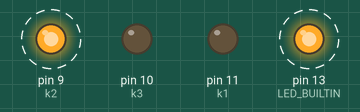
Recording of a sketch running on a simulated Arduino Uno, built with avr-gcc and run on an emulated ATmega328P. On the bench: output pins drawn as LEDs (lit = HIGH). Dashed ring = blinking.

Above: at 0.5 s.
Timing chart, 0 to 4.6 s (numbered marks = the images above):
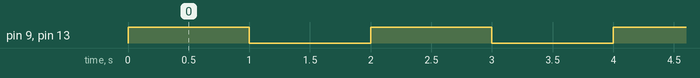

The sketch:

DF_tester_1.ino
```cpp
// Roy Gross
// 2 - 2 - 2020
// first tester program of ant switch eval board
// switches between RF1 and RF3 every second
// with RF3 on the same time as the onboard LED

//set k pins to numeric value
const int k2 = 9;
const int k3 = 10;
const int k1 = 11;

//defining new funcions for each "k"
void k2_h() {
  digitalWrite(k2, HIGH);
}
void k2_l() {
  digitalWrite(k2, LOW);
}

void k3_h(){
  digitalWrite(k3, HIGH);
}
void k3_l(){
  digitalWrite(k3, LOW);
}

void k1_h(){
  digitalWrite(k1, HIGH);
}
void k1_l(){
  digitalWrite(k1, LOW);
}

int setLiveRF (int RFNum){

}

void setup() {
  // setup (run once)


  //set pinmode for k pins to output
  pinMode(k2, OUTPUT);
  pinMode(k3, OUTPUT);
  pinMode(k1, OUTPUT);

  pinMode(LED_BUILTIN, OUTPUT);

k3_l();
k2_l();
k1_l();

}

// the loop function runs over and over again forever
void loop() {


  digitalWrite(LED_BUILTIN, HIGH);   // turn the LED on (HIGH is the voltage level)
k2_h();
  delay(1000);                       // wait for a second
  digitalWrite(LED_BUILTIN, LOW);    // turn the LED off by making the voltage LOW
k2_l();
  delay(1000);                       // wait for a second
}
```

Measured:
- by itself, pin 9 (k2), pin 13 (LED_BUILTIN): alternates HIGH for 1.0 s and LOW for 1.0 s
